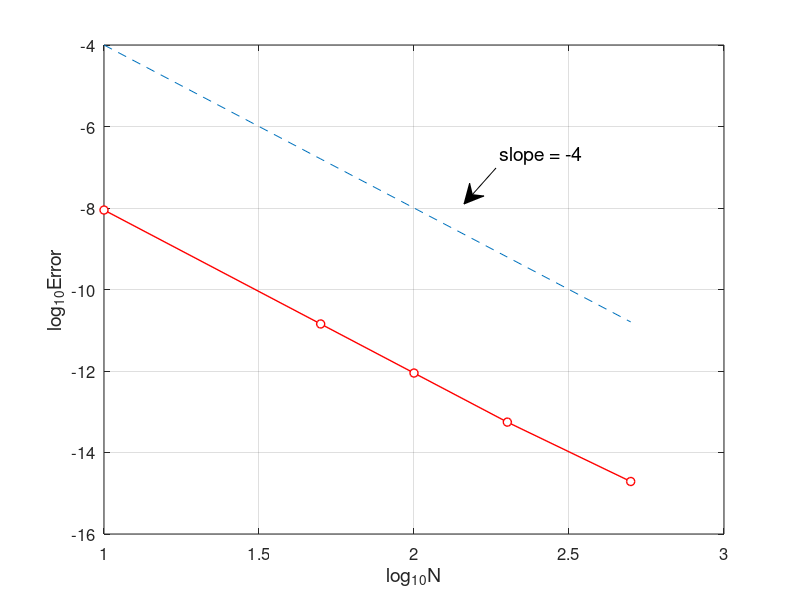

Write MATLAB code to recreate this figure.
% IRK2s2_error.m
% Implicit Runge-Kutta(Gauss method) 2 stage and order 4
% u'=u^2/2-1/2 in [0,1] with initial condition u(0)=0
% exact solution: ue=(1-exp(x))/(1+exp(x))
clear all;  close all;  clf
Nvec=[10 50 100 200 500];
Error=[];
for n=1:length(Nvec)
    N=Nvec(n);
    h=1/N;
    x=[0:h:1];
    u(1)=0;
    Y=[1;1];
    % Newton iteration
    for i=1:N
        k=u(i);
        tol=1;
        while tol>1.0e-6
            X=Y;
            D=[1-h*0.25*X(1), -h*(0.25-(sqrt(3))/6)*X(2);...
                -h*(0.25+(sqrt(3))/6)*X(1), 1-h*0.25*X(2)];
            F=[X(1)-k-h*(0.25*(0.5*(X(1))^2-0.5)+(0.25-(sqrt(3))/6)*(0.5*(X(2))^2-0.5));...
                X(2)-k-h*((0.25+(sqrt(3))/6)*(0.5*(X(1))^2-0.5)+0.25*(0.5*(X(2))^2-0.5))];
            Y=X-D\F;
            tol=norm(Y-X);
        end
        u(i+1)=k+(h/2)*(0.5*Y(1)^2-0.5+0.5*Y(2)^2-0.5);
    end
    ue=(1-exp(x))./(1+exp(x));  % exact solution
    error=max(abs(u-ue));       % maximum error
    Error=[Error,error];
end
plot(log10(Nvec),log10(Error),'ro-','MarkerFaceColor','w','LineWidth',1)
hold on,
plot(log10(Nvec), log10(Nvec.^(-4)), '--')
grid on,
%title('Convergence order of Gauss method ','fontsize',12)
set(gca,'fontsize',12)
xlabel('log_{10}N','fontsize', 14), ylabel('log_{10}Error','fontsize',14)

% add annotation of slope
ax = [0.62 0.58];
ay = [0.72 0.66];
annotation('textarrow',ax,ay,'String','slope = -4 ','fontsize',14)

% computating convergence order
for i=1:length(Nvec)-1     % computating convergence order
    order(i)=-log(Error(i)/Error(i+1))/(log(Nvec(i)/Nvec(i+1)));
end
Error
order

% print -dpng -r600  IRK2s2_error.png
